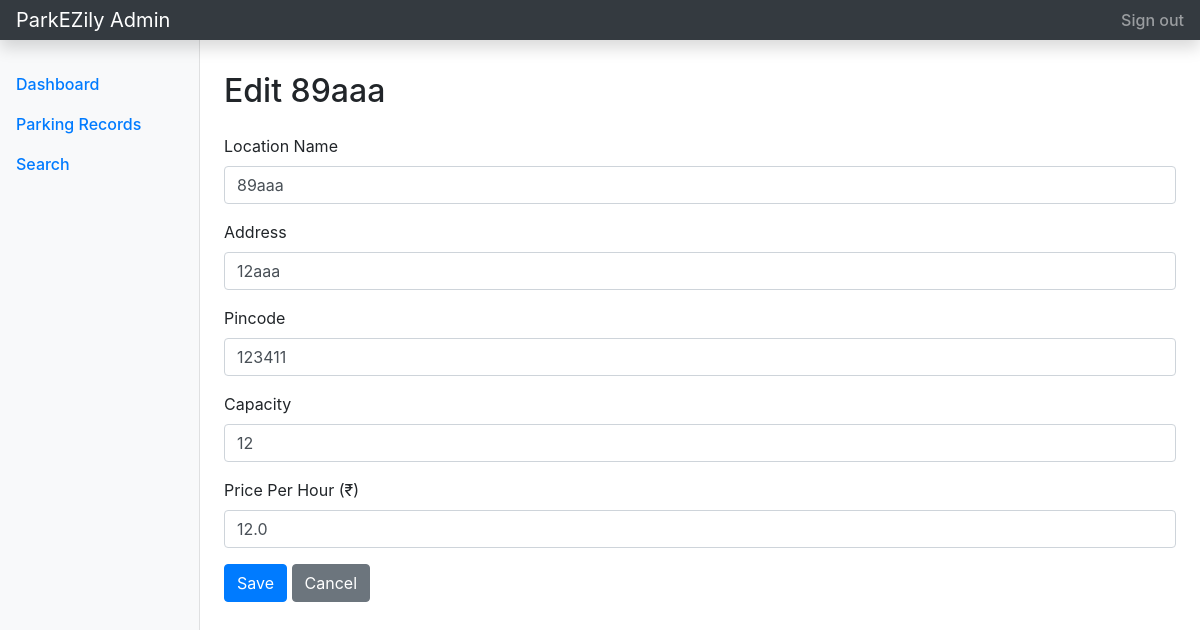
/admin/lot/update/2 (signed in), run on the app's committed database.
### tables this page shows
CREATE TABLE parking_lot (
        id INTEGER PRIMARY KEY AUTOINCREMENT,
        location_name TEXT NOT NULL,
        address TEXT NOT NULL,
        price_per_hour REAL NOT NULL,
        pin_code TEXT NOT NULL,
        max_spots INTEGER NOT NULL,
        status TEXT NOT NULL DEFAULT 'active'
    );

### controllers/admin.py (the view, shortened to what this page needs)
@adm_bp.route('/admin/lot/update/<int:lot_id>', methods=['GET', 'POST'])
@login_req
def update_lot(lot_id):
    db = get_db()
    lot = db.execute('SELECT * FROM parking_lot WHERE id = ?', (lot_id,)).fetchone()
    db.close()
    return render_template('admin/edit_lot.html', lot=lot)

### controllers/admin.py (called while the page is built)
def get_db():
    db = sqlite3.connect(DB_FILE)
    db.row_factory = sqlite3.Row
    return db

def login_req(f):
    @wraps(f)
    def wrapper(*args, **kwargs):
        if 'user_role' not in session or session['user_role'] != 'admin':
            flash('Admin access is required.', 'danger')
            return redirect(url_for('auth.login'))
        return f(*args, **kwargs)
    return wrapper

### templates/admin/edit_lot.html (shortened to what this page needs)
{% extends 'admin/admin_base.html' %}
{% block admin_main %}
<h1 class="h2">Edit {{ lot.location_name }}</h1>
<form method="POST" class="mt-4">
    <div class="form-group"><label>Location Name</label><input type="text" name="name" class="form-control" value="{{ lot.location_name }}" required pattern="^(?=.*[a-zA-Z]{3,})[a-zA-Z0-9\s]+$" title="Must contain at least 3 letters and can include numbers."></div>
    <div class="form-group"><label>Address</label><input type="text" name="addr" class="form-control" value="{{ lot.address }}" required pattern="^(?=.*[a-zA-Z]{3,})[a-zA-Z0-9\s,\-]+$" title="Must contain at least 3 letters and can include numbers."></div>
    <div class="form-group"><label>Pincode</label><input type="text" name="pin" class="form-control" value="{{ lot.pin_code }}" required pattern="[0-9]{6}" title="Pincode must be exactly 6 digits."></div>
    <div class="form-group"><label>Capacity</label><input type="number" name="cap" class="form-control" value="{{ lot.max_spots }}" required min="1"></div>
    <div class="form-group"><label>Price Per Hour (₹)</label><input type="number" name="cost" class="form-control" value="{{ lot.price_per_hour }}" required step="0.01" min="0"></div>
    <button type="submit" class="btn btn-primary">Save</button>
    <a href="{{ url_for('admin.dashboard') }}" class="btn btn-secondary">Cancel</a>
</form>
{% endblock %}

### data on the page
parking_lot: location_name "89aaa", name "89aaa", addr "12aaa", pin "123411", cap "12", cost "12.0"
